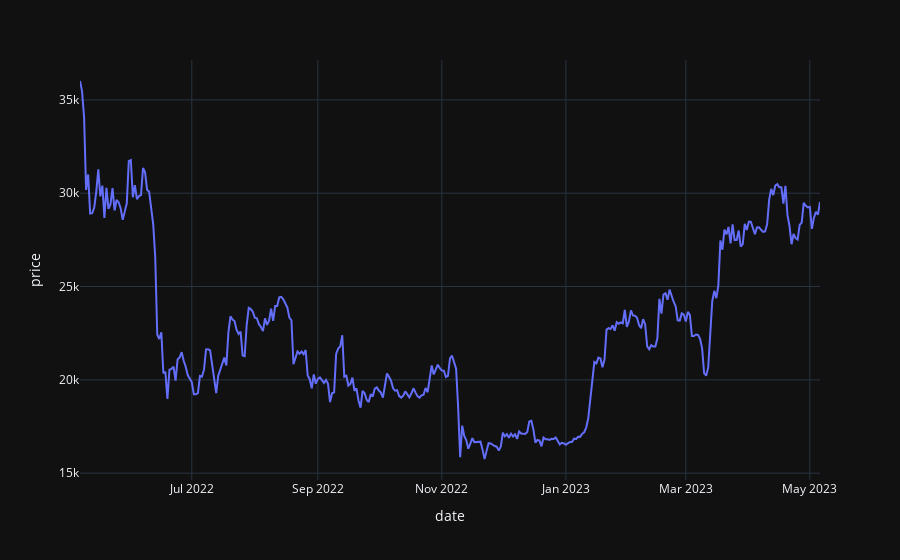

Write notebook code for a chart like this one.
### Code cell
fig = px.line(df, x="date", y="price", template = 'plotly_dark')
fig.show()

### Figure 1 — Plotly figure (JSON) as saved in the notebook; plotly's stock layout.template omitted (floating-point values rounded to 4 significant figures; data arrays with more than 128 entries replaced by an {"elided": "..."} marker saying what was removed)
{"data": [{"hovertemplate": "date=%{x}<br>price=%{y}<extra></extra>", "legendgroup": "", "line": {"color": "#636efa", "dash": "solid"}, "marker": {"symbol": "circle"}, "mode": "lines", "name": "", "orientation": "v", "showlegend": false, "type": "scatter", "x": {"elided": "365 str values"}, "xaxis": "x", "y": {"elided": "365 float values"}, "yaxis": "y"}], "layout": {"legend": {"tracegroupgap": 0}, "margin": {"t": 60}, "xaxis": {"anchor": "y", "domain": [0, 1], "title": {"text": "date"}}, "yaxis": {"anchor": "x", "domain": [0, 1], "title": {"text": "price"}}}}
